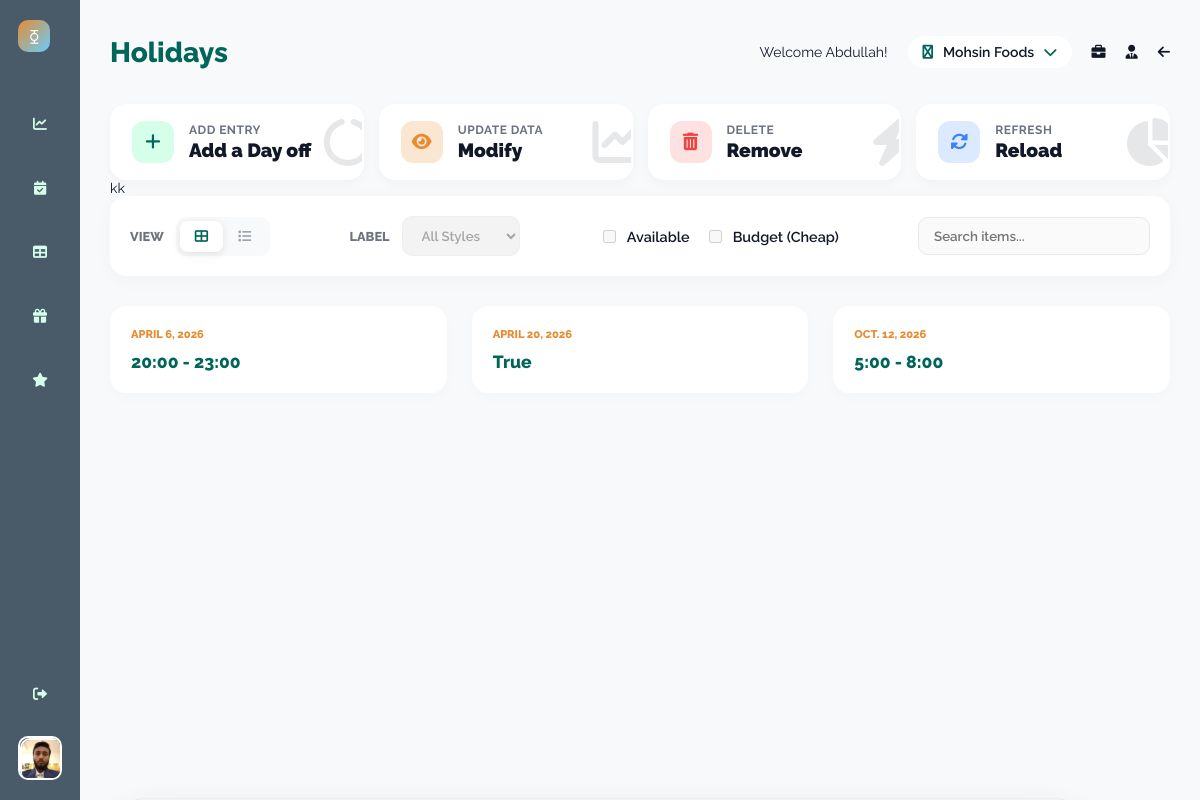
Page /business/holidays/ (signed in) on the committed database.
### UsersHandling/models.py (models this page shows)
class User(AbstractUser):
    email = models.EmailField(unique=True)
    ROLE_CHOICES = [
        ('CUSTOMER', 'Customer'),
        ('OWNER', 'Owner')
    ]
    role = models.CharField(max_length=10, choices=ROLE_CHOICES)
    image = models.ImageField(upload_to='UsersHandling/media/images/', blank=True, null=True)
    date_of_birth = models.DateField(blank=True, null=True)
    phone = models.CharField(max_length=20, blank=True, null=True)
    class Gender(models.TextChoices):
        MALE = 'M', 'Male'
        FEMALE = 'F', 'Female'
        OTHER = 'O', 'Other'
    gender = models.CharField(
        max_length=1,
        choices=Gender.choices,
        blank=True,
        null=True
    )

### Restaurants/models.py (models this page shows, shortened)
class Restaurant(models.Model):
    name = models.CharField(max_length=100)
    title = models.CharField(max_length=100)
    image = models.ImageField(upload_to='Restaurants/media/images/', blank=True, null=True)
    about_restaurant = models.TextField(blank=True, null=True)
    seating_types = models.ManyToManyField(SeatingType, blank=True)
    created_at = models.DateTimeField(auto_now_add=True)
    fb_link = models.URLField(blank=True, null=True)
    website_link = models.URLField(blank=True, null=True)
    has_top_offers = models.BooleanField(default=False)
    default_opening_hour = models.TimeField(default="18:00")  # 6 PM
    default_closing_hour = models.TimeField(default="01:00")  # 1 AM
    slot_duration_minutes = models.PositiveIntegerField(default=60)
    allow_advance_booking_days = models.PositiveIntegerField(default=60)
    cool_down = models.PositiveIntegerField(default=30)
    city = models.CharField(max_length=50)
    address = models.CharField(max_length=255, blank=True, null=True)
    phone_number = models.CharField(max_length=20, blank=True, null=True)
    is_approved = models.BooleanField(default=False)

class SpecialDay(models.Model):
    restaurant = models.ForeignKey(Restaurant, on_delete=models.CASCADE)
    date = models.DateField()
    name = models.CharField(max_length=100, blank=True, null=True)
    closed_full_day = models.BooleanField(default=False)
    adjusted_opening_hour = models.IntegerField(null=True, blank=True)
    adjusted_closing_hour = models.IntegerField(null=True, blank=True)

### Restaurants/decorators.py (the view)
    def _wrapped(request, *args, **kwargs):
        print("I am here in _wrapped")
        user = request.user
        if not user.is_authenticated:
            raise PermissionDenied
        elif (not isStaff(user)) and (not isOwner(user)):
            raise PermissionDenied
        else:
            print("survived both in _wrapped", user.is_authenticated, isStaff(user), isOwner(user))
            return view_func(request, *args, **kwargs)

### Restaurants/forms.py
class SpecialDayForm(forms.ModelForm):
    class Meta:
        model = SpecialDay
        exclude = ['restaurant']  # usually set from context
        widgets = {
            'date': forms.DateInput(attrs={'type': 'date'}),
        }

### Core/templatetags/auth_tags.py (called while the page is built)
@register.filter
def is_owner(user):
    return RestaurantStaff.objects.filter(
        user=user,
        role='OWNER'
    ).exists()

### Restaurants/Services.py (called while the page is built)
def isStaff(user):
    return RestaurantStaff.objects.filter(
        user=user,
        role="STAFF"
    ).exists()

def isOwner(user):
    return RestaurantStaff.objects.filter(
        user=user,
        role="OWNER"
    ).exists()

### Restaurants/views.py (called while the page is built, shortened)
@restrict_access
def holidays(request):
    restaurant_id = request.session["selected_restaurant_id"]
    restaurant = Restaurant.objects.get(id=restaurant_id)
    if request.method == "GET":
        form = SpecialDayForm()
        special_days = SpecialDay.objects.filter(restaurant=restaurant)
        return render(
            request,
            "Restaurants/holidays.html",
            {"form": form, "special_days": special_days},
        )

### Restaurants/templates/Restaurants/holidays.html (shortened to what this page needs)
{% extends "Restaurants/base.html" %}
{% load static %}
{% block name %} Holidays {% endblock %}
{% block styles %}
<link rel="stylesheet" href="{% static 'Restaurants/css/stylishgrid.css' %}">
<link rel="stylesheet" href="{% static 'Restaurants/css/drawerform.css' %}">
{% endblock %}
{% block buttons %}
<div class="action-card btn-add" id="open-drawer">
    <div class="icon-box">
        <i class="fas fa-plus"></i>
    </div>
    <div class="card-content">
        <span class="card-label">Add Entry</span>
        <span class="card-value">Add a Day off</span>
    </div>
    <i class="fas fa-circle-notch progress-mini"></i>
</div>
<div class="action-card btn-update">
    <div class="icon-box">
        <i class="fas fa-eye"></i>
    </div>
    <div class="card-content">
        <span class="card-label">Update Data</span>
        <span class="card-value">Modify</span>
    </div>
    <i class="fas fa-chart-line progress-mini"></i>
</div>
<div class="action-card btn-delete">
    <div class="icon-box">
        <i class="fas fa-trash-alt"></i>
    </div>
    <div class="card-content">
        <span class="card-label">Delete</span>
        <span class="card-value">Remove </span>
    </div>
    <i class="fas fa-bolt progress-mini"></i>
</div>
<div class="action-card btn-view">
    <div class="icon-box">
        <i class="fas fa-sync-alt"></i>
    </div>
    <div class="card-content">
        <span class="card-label">Refresh</span>
        <span class="card-value">Reload</span>
    </div>
    <i class="fas fa-pie-chart progress-mini"></i>
</div>
{% endblock %}
{% block content %}
<div class="container">
    <header class="filter-panel">
        <div class="filter-group">
            <span class="filter-label">View</span>
            <div class="view-switcher">
                <button class="view-btn active" id="gridBtn" title="Grid View">
                    <i class="fas fa-th-large"></i>
                </button>
                <button class="view-btn" id="listBtn" title="List View">
                    <i class="fas fa-list"></i>
                </button>
            </div>
        </div>
        <div class="filter-group">
            <span class="filter-label">Label</span>
            <select class="custom-select" disabled>
                <option value="all">All Styles</option>
            </select>
        </div>
        <div class="filter-group toggle-filter">
            <label class="checkbox-wrapper">
                <input type="checkbox" disabled> Available
            </label>
            <label class="checkbox-wrapper">
                <input type="checkbox" disabled> Budget (Cheap)
            </label>
        </div>
        <div class="filter-group">
            <input type="text" class="custom-select" placeholder="Search items..." style="width: 200px;" disabled>
        </div>
    </header>
    <main class="data-grid grid-view" id="mainGrid">
        {% for special_day in special_days %}
        <div class="item-card clickable-card" data-label="adventure" data-id="{{ special_day.id }}"
            data-name="{{ special_day.name }}" data-date="{{ special_day.date|date:'Y-m-d' }}"
            data-closed_full_day="{{ special_day.closed_full_day }}"
            data-adjusted_opening_hour="{{special_day.adjusted_opening_hour}}"
            data-adjusted_closing_hour="{{ special_day.adjusted_closing_hour }}">
            <div class="item-content">
                <div>
                    <span class="item-label">{{ special_day.date }}</span>
                </div>
                <div class="item-price">
                    {% if special_day.closed_full_day %}
                    {{special_day.closed_full_day}}
                    {% endif %}
                    {% if special_day.adjusted_opening_hour and special_day.adjusted_closing_hour %}
                    {{ special_day.adjusted_opening_hour }}:00 - {{ special_day.adjusted_closing_hour }}:00
                    {% endif %}
                </div>
            </div>
        </div>
        {% empty %}
        <p>No special days or holidays yet.</p>
        {% endfor %}
    </main>
</div>
{% endblock %}

### Restaurants/templates/Restaurants/base.html (shortened to what this page needs)
{% load static %}
{% load auth_tags %}
{% load range_tags %}
<!DOCTYPE html>
<html lang="en">
<head>
    <link rel="stylesheet" href="https://cdnjs.cloudflare.com/ajax/libs/font-awesome/6.0.0/css/all.min.css">
    <link rel="stylesheet" href="{% static 'Restaurants/css/base.css' %}">
    <link rel="stylesheet" href="{% static 'Restaurants/css/btnpanel.css' %}">
    {% block styles %}
    {% endblock %}
</head>
<body>
    <div class="sidebar">
        <div class="sidebar-top">
            <div class="sidebar-logo">⧲</div>
            <div class="nav-links">
                {% if request.user|is_owner %}
                <a href="/business/" class="nav-item {% if request.path == '/business/' %}active{% endif %}" title="Analytics">
                    <i class="fas fa-chart-line"></i>
                </a>
                {% endif %}
                <a href="/business/reservations" class="nav-item {% if request.path == '/business/reservations' %}active{% endif %}" title="Reservations">
                    <i class="fas fa-calendar-check"></i>
                </a>
                <a href="/business/tables" class="nav-item {% if request.path == '/business/tables' %}active{% endif %}" title="Table Management">
                    <i class="fas fa-table"></i>
                </a>
                <a href="/business/holidays" class="nav-item {% if request.path == '/business/holidays' %}active{% endif %}" title="Holidays">
                    <i class="fas fa-gift"></i>
                </a>
                <a href="/business/reviews" class="nav-item {% if request.path == '/business/reviews' %}active{% endif %}" title="Reviews">
                    <i class="fas fa-star"></i>
                </a>
            </div>
        </div>
        <div class="sidebar-bottom">
            <div class="nav-item" id="dashboard-logout"><i class="fas fa-sign-out-alt"></i></div>
            <div class="profile-pic">
                {% if request.user.image %}
                <img src="{{ CP__OwnerProfile.image.url }}" alt="" class="profile-pic">
                {% else %}
                <img src="https://placehold.co/40x40/008000/D88938?text={{ request.user.username|initials }}"
                class="profile-avatar">
                {% endif %}
            </div>
        </div>
    </div>
<div class="main-content">
    <div class="header">
        <div class="header-title">
            <h1>{% block name %}{% endblock %}</h1>
        </div>
        <div class="header-controls">
            <p>Welcome {{ CP__OwnerProfile }}!</p>
            {% if request.user|is_owner %}
            <div class="dropdown-wrapper">
                <div class="dropdown-menu" id="business-trigger">
                    <i class="fab fa-briefcase dropdown-icon"></i>
                    <span id="current-business-name" data-current-id="{{ CP__Selected.id }}">
                        {{ CP__Selected.name|default:"Select Restaurant" }}
                    </span>
                    <i class="fas fa-chevron-down dropdown-icon"></i>
                </div>
            </div>
            {% endif %}
            {% if request.user|is_owner %}
            <a href="/business/business-info"><i class="fas fa-briefcase fullscreen-icon c-pointer"></i></a>
            {% endif %}
           <a href="/business/staff-management"><i class="fas fa-user-tie fullscreen-icon c-pointer"></i></a>
            <div class="notification-bell">
                <a href="/"><i class="fas fa-arrow-left"></i></a>
            </div>
        </div>
    </div>
    <div class="panel-container">
        {% block buttons %}
        {% endblock %}
    </div>
    kk
    {% block content %}
    {% endblock %}
</div>
</body>
</html>

### Restaurants/static/Restaurants/css/base.css (style rules this page uses)
:root { --primary-color: hsl(173, 100%, 20%); --secondary-color: hsl(148, 100%, 92%); --ternary-color: hsl(30, 80%, 55%); --bg-color: #f3f4f6; --bg-color-dark: hsl(206, 18%, 35%); --text-color: #111827; --sidebar-bg: var(--bg-color-dark); --sidebar-text: var(--secondary-color); --sidebar-active-tab: var(--ternary-color); --main-bg: var(--bg-color); --header-text: var(--primary-color); --card-bg: white; --main-text: var(--text-color); --sub-text: #6b7280; --gradient-card-pink-start: hsl(173, 80%, 60%); --gradient-card-pink-end: hsl(173, 100%, 30%); --gradient-card-orange: var(--ternary-color); --white: #ffffff; --black: #000000; --pink-light-card: hsl(148, 50%, 85%); --teal-card: hsl(173, 20%, 95%); --red-notification: hsl(30, 100%, 60%); --font-family: 'Raleway', sans-serif; --font-size-base: 14px; }
a { color: inherit; text-decoration: none; }
body { font-family: var(--font-family); background-color: var(--main-bg); color: var(--main-text); margin: 0; display: flex; height: 100vh; overflow: hidden; font-size: var(--font-size-base); }
.sidebar { width: 80px; background-color: var(--sidebar-bg); color: var(--sidebar-text); display: flex; flex-direction: column; align-items: center; padding: 20px 0; justify-content: space-between; }
.sidebar-logo { width: 32px; height: 32px; background: linear-gradient(135deg, var(--ternary-color), hsl(200, 100%, 70%)); border-radius: 10px; display: flex; align-items: center; justify-content: center; font-weight: 900; color: var(--white); margin-bottom: 50px; }
.nav-links { display: flex; flex-direction: column; gap: 20px; }
.nav-item { display: flex; justify-content: center; align-items: center; width: 44px; height: 44px; border-radius: 12px; cursor: pointer; transition: background-color 0.2s; color: var(--sidebar-text); }
.sidebar-bottom { display: flex; flex-direction: column; align-items: center; gap: 20px; }
.notification-bell { position: relative; }
.profile-pic { width: 40px; height: 40px; border-radius: 10px; overflow: hidden; border: 2px solid var(--white); }
.profile-pic img { width: 100%; height: 100%; object-fit: cover; }
.main-content { flex-grow: 1; padding: 30px; overflow-y: auto; }
.header { display: flex; justify-content: space-between; align-items: center; margin-bottom: 30px; }
.header-title h1 { color: var(--header-text); margin: 0; font-weight: 800; }
.header-controls { display: flex; align-items: center; gap: 20px; }
.dropdown-menu { display: flex; align-items: center; gap: 10px; padding: 8px 15px; background-color: var(--white); border-radius: 20px; cursor: pointer; font-weight: 600; }
.dropdown-icon { color: var(--primary-color); }
.dropdown-wrapper { position: relative; display: inline-block; }
.c-pointer { cursor: pointer !important; }
:root { --panel-bg: #ffffff; --panel-border: #e2e8f0; --primary-teal: hsl(173, 100%, 20%); --danger-red: #ef4444; }

### Restaurants/static/Restaurants/css/btnpanel.css (style rules this page uses)
.panel-container { display: flex; flex-wrap: wrap; gap: 15px; max-width: 1200px; }
.action-card { background: var(--white); flex: 1; min-width: 180px; padding: 15px 20px; border-radius: 16px; display: flex; align-items: center; gap: 15px; cursor: pointer; border: 2px solid transparent; transition: all 0.3s cubic-bezier(0.4, 0, 0.2, 1); box-shadow: 0 4px 12px rgba(0,0,0,0.03); position: relative; overflow: hidden; }
.icon-box { width: 42px; height: 42px; border-radius: 12px; display: flex; align-items: center; justify-content: center; font-size: 1.1rem; flex-shrink: 0; transition: 0.3s; }
.btn-add .icon-box { background: var(--secondary-color); color: var(--primary-color); }
.btn-update .icon-box { background: hsl(30, 80%, 90%); color: var(--ternary-color); }
.btn-delete .icon-box { background: #fee2e2; color: #ef4444; }
.btn-view .icon-box { background: #dbeafe; color: #3b82f6; }
.card-content { display: flex; flex-direction: column; }
.card-label { font-size: 0.75rem; font-weight: 700; color: #6b7280; text-transform: uppercase; letter-spacing: 0.5px; margin-bottom: 2px; transition: 0.3s; }
.card-value { font-size: 1.2rem; font-weight: 900; color: var(--text-color); }
.progress-mini { position: absolute; right: -10px; top: 50%; transform: translateY(-50%); opacity: 0.1; font-size: 3rem; transition: 0.3s; }

### rows in the picture
User: image (picture), username "Abdullah"
Restaurant: name "Mohsin Foods"
SpecialDay: date "APRIL 6, 2026", adjusted_opening_hour "20", adjusted_closing_hour "23"
SpecialDay: date "APRIL 20, 2026", closed_full_day "True"
SpecialDay: date "OCT. 12, 2026", adjusted_opening_hour "5", adjusted_closing_hour "8"
